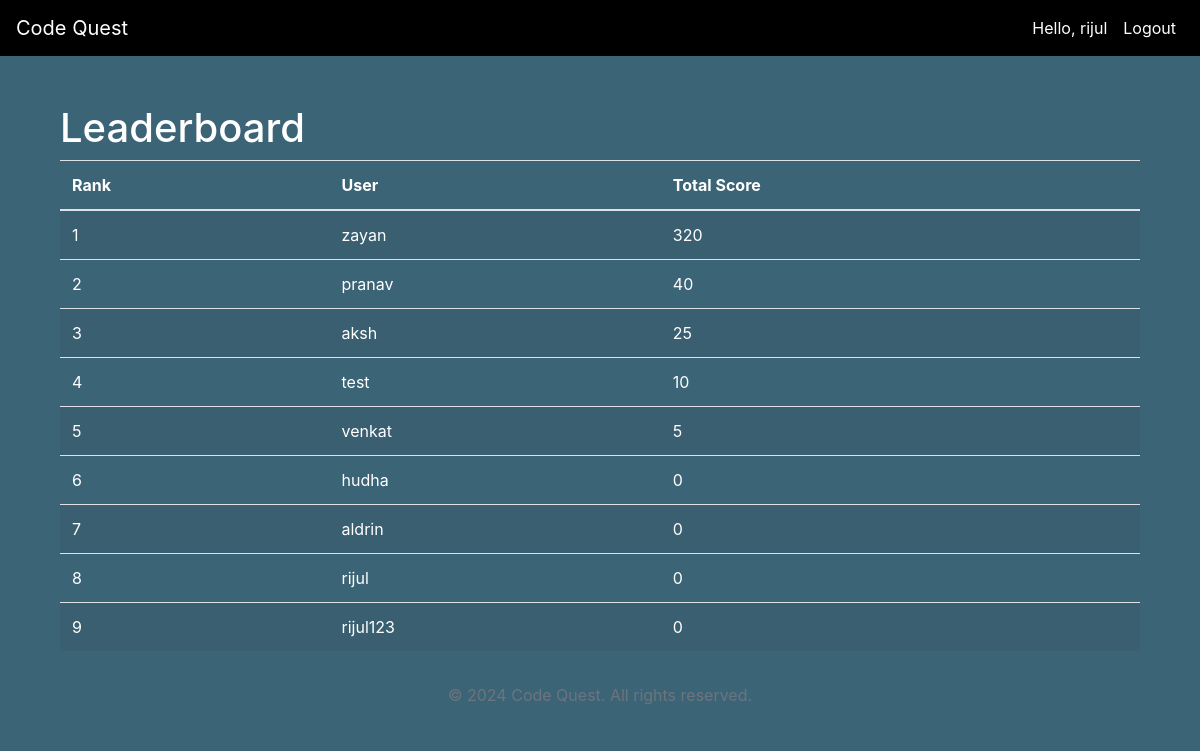
Page /leaderboard/ (signed in) on the committed database.
### codestar/models.py (models this page shows, shortened)
class Leaderboard(models.Model):
    user = models.ForeignKey(User, on_delete=models.CASCADE)
    total_score = models.IntegerField(default=0)
    timestamp = models.DateTimeField(auto_now=True)
    class Meta:
        ordering = ['-total_score']  # Order by total score descending

### codestar/views.py (the view)
# urls.py: path('leaderboard/', views.leaderboard, name='leaderboard'),
@cache_page(60)
@login_required
def leaderboard(request):
    leaderboard_entries = Leaderboard.objects.all()  # Fetch all leaderboard entries
    return render(request, 'codestar/leaderboard.html', {'leaderboard_entries': leaderboard_entries})

### templates/codestar/leaderboard.html
{% extends 'base.html' %}
{% block content %}
<div class="container mt-5">
    <h1>Leaderboard</h1>
    <table class="table table-striped">
        <thead>
            <tr>
                <th>Rank</th>
                <th>User</th>
                <th>Total Score</th>
            </tr>
        </thead>
        <tbody>
            {% for entry in leaderboard_entries %}
            <tr>
                <td>{{ forloop.counter }}</td>
                <td>{{ entry.user.username }}</td>
                <td>{{ entry.total_score }}</td>
            </tr>
            {% endfor %}
        </tbody>
    </table>
</div>
{% endblock %}

### templates/base.html (shortened to what this page needs)
<!DOCTYPE html>
{% load static %}
<html lang="en" dir="ltr">
  <head>
    {% block extra_head %}
    <link rel="stylesheet" href="https://cdnjs.cloudflare.com/ajax/libs/codemirror/5.62.0/codemirror.min.css">
    <link rel="stylesheet" href="https://cdnjs.cloudflare.com/ajax/libs/codemirror/5.62.0/theme/monokai.min.css">
    {% endblock %}
    <link rel="stylesheet" href="{% static 'css/home.css' %}">
    <link rel="stylesheet" href="https://maxcdn.bootstrapcdn.com/bootstrap/4.0.0/css/bootstrap.min.css">
  </head>
  <body>
    <nav class="navbar navbar-expand-lg navbar-light bg-light" id="main-nav">
      <a class="navbar-brand" href="{% url 'home' %}">Code Quest</a>
      <div class="collapse navbar-collapse" id="navbarNav">
        <div class="navbar-nav ml-auto">
          {% if user.is_authenticated %}
            <span class="nav-item nav-link">Hello, {{ user.username }}</span>
            <a class="nav-item nav-link" href="{% url 'logout' %}">Logout</a>
          {% else %}
            <a class="nav-item nav-link" href="{% url 'login' %}">Login</a>
            <a class="nav-item nav-link" href="{% url 'signup' %}">Sign Up</a>
          {% endif %}
        </div>
      </div>
    </nav>
    <div class="container mt-4">
      {% block content %}
      {% endblock %}
    </div>
    <footer class="footer mt-auto py-3 bg-light">
      <div class="container text-center">
        <span class="text-muted">© 2024 Code Quest. All rights reserved.</span>
      </div>
    </footer>
  </body>
</html>

### templates/base.html (style rules this page uses)
body { background-color: rgb(60, 100, 119); color: rgb(255, 255, 255); }
.container, .container-fluid { background-color: rgb(60, 100, 119); }
.navbar { background-color: #000000 !important; }
.navbar-light .navbar-brand, .navbar-light .navbar-nav .nav-link { color: rgb(254, 254, 255) !important; }
.footer { background-color: rgb(60, 100, 119) !important; color: white; }

### rows in the picture
Leaderboard: user.username "zayan", total_score "320"
Leaderboard: user.username "pranav", total_score "40"
Leaderboard: user.username "aksh", total_score "25"
Leaderboard: user.username "test", total_score "10"
Leaderboard: user.username "venkat", total_score "5"
Leaderboard: user.username "hudha", total_score "0"
Leaderboard: user.username "aldrin", total_score "0"
Leaderboard: user.username "rijul", total_score "0"
Leaderboard: user.username "rijul123", total_score "0"

### other values in the picture
{{ user.username }} "rijul"
